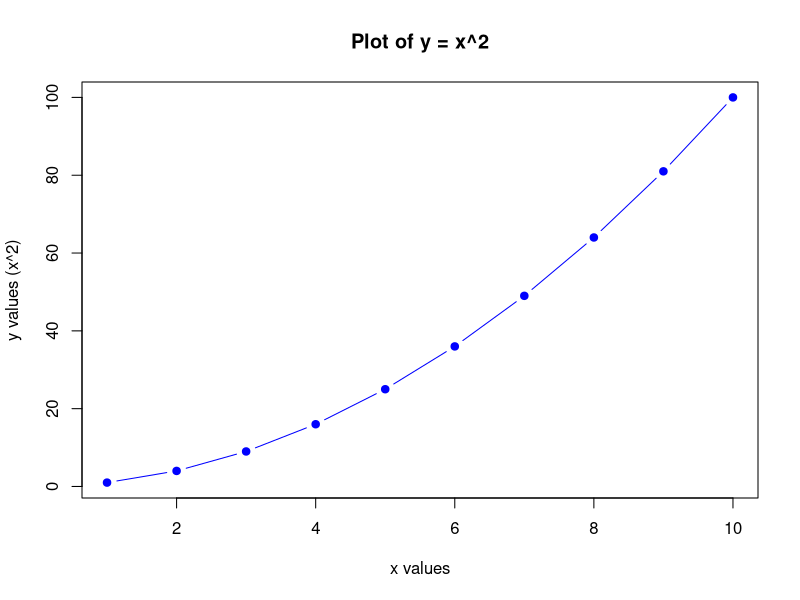

Write R code to recreate this figure.
print(sqrt(16))
x <- seq(1, 10, 1)
print(x)
y <- x^2
print(y)
plot(x, y, type = "b", col = "blue", pch = 19, xlab = "x values", ylab = "y values (x^2)", main = "Plot of y = x^2")
# Save the plot to a file
dev.copy(png, "plot_x_squared.png")
dev.off()
